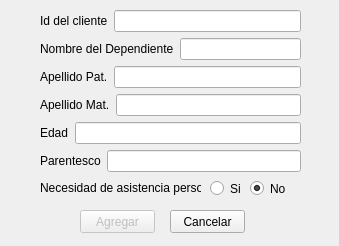
<?xml version="1.0" encoding="UTF-8"?>
<ui version="4.0">
 <class>agregarDependiente</class>
 <widget class="QDialog" name="agregarDependiente">
  <property name="geometry">
   <rect>
    <x>0</x>
    <y>0</y>
    <width>339</width>
    <height>246</height>
   </rect>
  </property>
  <property name="windowTitle">
   <string>Agregar Dependiente</string>
  </property>
  <widget class="QLabel" name="label_6">
   <property name="geometry">
    <rect>
     <x>40</x>
     <y>180</y>
     <width>161</width>
     <height>16</height>
    </rect>
   </property>
   <property name="text">
    <string>Necesidad de asistencia personal</string>
   </property>
  </widget>
  <widget class="QRadioButton" name="radioButton_si">
   <property name="geometry">
    <rect>
     <x>210</x>
     <y>180</y>
     <width>41</width>
     <height>17</height>
    </rect>
   </property>
   <property name="text">
    <string>Si</string>
   </property>
  </widget>
  <widget class="QRadioButton" name="radioButton_no">
   <property name="geometry">
    <rect>
     <x>250</x>
     <y>180</y>
     <width>41</width>
     <height>17</height>
    </rect>
   </property>
   <property name="text">
    <string>No</string>
   </property>
   <property name="checked">
    <bool>true</bool>
   </property>
  </widget>
  <widget class="QPushButton" name="agregar">
   <property name="enabled">
    <bool>false</bool>
   </property>
   <property name="geometry">
    <rect>
     <x>80</x>
     <y>210</y>
     <width>75</width>
     <height>23</height>
    </rect>
   </property>
   <property name="text">
    <string>Agregar</string>
   </property>
   <property name="autoDefault">
    <bool>false</bool>
   </property>
  </widget>
  <widget class="QPushButton" name="cancelar">
   <property name="geometry">
    <rect>
     <x>170</x>
     <y>210</y>
     <width>75</width>
     <height>23</height>
    </rect>
   </property>
   <property name="text">
    <string>Cancelar</string>
   </property>
   <property name="autoDefault">
    <bool>false</bool>
   </property>
  </widget>
  <widget class="QWidget" name="">
   <property name="geometry">
    <rect>
     <x>40</x>
     <y>10</y>
     <width>261</width>
     <height>164</height>
    </rect>
   </property>
   <layout class="QVBoxLayout" name="verticalLayout">
    <item>
     <layout class="QHBoxLayout" name="horizontalLayout">
      <item>
       <widget class="QLabel" name="label">
        <property name="text">
         <string>Id del cliente</string>
        </property>
       </widget>
      </item>
      <item>
       <widget class="QLineEdit" name="lineEdit_idCliente"/>
      </item>
     </layout>
    </item>
    <item>
     <layout class="QHBoxLayout" name="horizontalLayout_2">
      <item>
       <widget class="QLabel" name="label_2">
        <property name="text">
         <string>Nombre del Dependiente</string>
        </property>
       </widget>
      </item>
      <item>
       <widget class="QLineEdit" name="lineEdit_nombre"/>
      </item>
     </layout>
    </item>
    <item>
     <layout class="QHBoxLayout" name="horizontalLayout_3">
      <item>
       <widget class="QLabel" name="label_3">
        <property name="text">
         <string>Apellido Pat.</string>
        </property>
       </widget>
      </item>
      <item>
       <widget class="QLineEdit" name="lineEdit_ap_pat"/>
      </item>
     </layout>
    </item>
    <item>
     <layout class="QHBoxLayout" name="horizontalLayout_4">
      <item>
       <widget class="QLabel" name="label_4">
        <property name="text">
         <string>Apellido Mat.</string>
        </property>
       </widget>
      </item>
      <item>
       <widget class="QLineEdit" name="lineEdit_ap_mat"/>
      </item>
     </layout>
    </item>
    <item>
     <layout class="QHBoxLayout" name="horizontalLayout_5">
      <item>
       <widget class="QLabel" name="label_5">
        <property name="text">
         <string>Edad</string>
        </property>
       </widget>
      </item>
      <item>
       <widget class="QLineEdit" name="lineEdit_edad"/>
      </item>
     </layout>
    </item>
    <item>
     <layout class="QHBoxLayout" name="horizontalLayout_7">
      <item>
       <widget class="QLabel" name="label_7">
        <property name="text">
         <string>Parentesco</string>
        </property>
       </widget>
      </item>
      <item>
       <widget class="QLineEdit" name="lineEdit_parentesco"/>
      </item>
     </layout>
    </item>
   </layout>
  </widget>
 </widget>
 <resources/>
 <connections/>
</ui>
